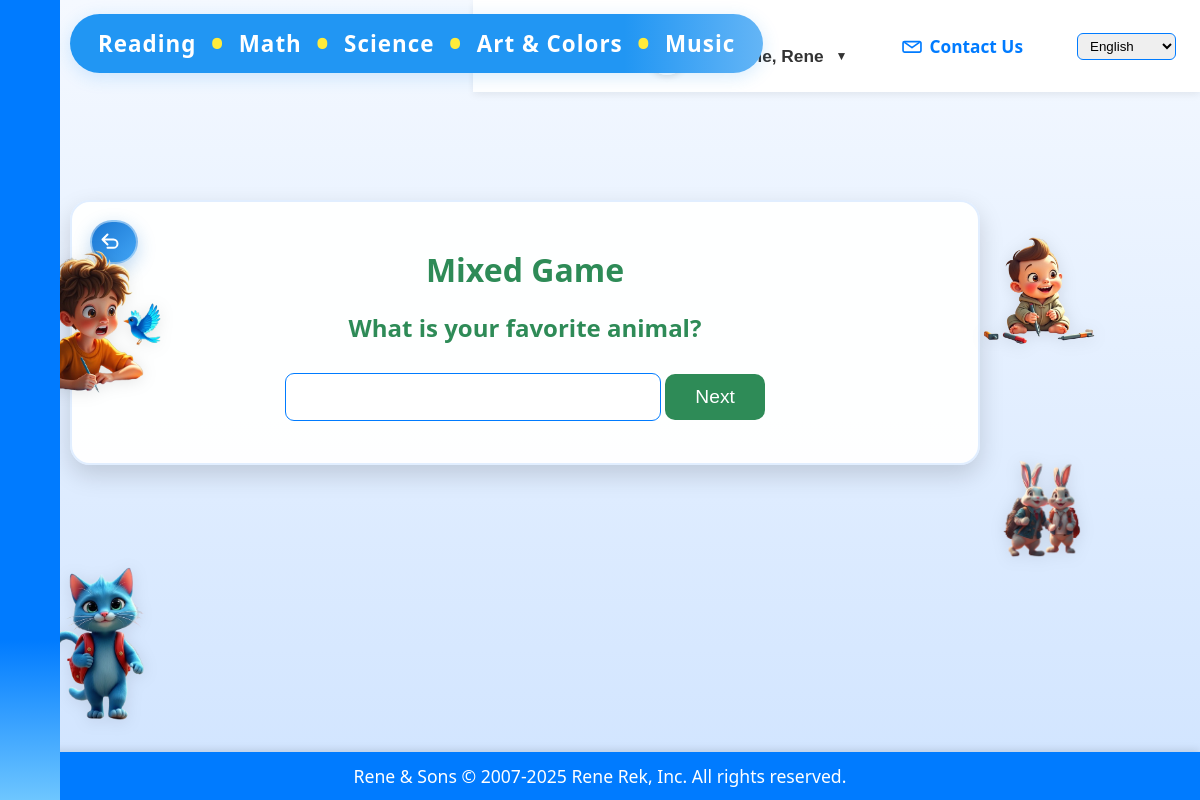
The page /quiz/mixed-game/ (signed in) on the database its author committed.
### quiz/models.py (models this page shows, shortened)
class UserProfile(models.Model):
    user = models.OneToOneField(User, on_delete=models.CASCADE, related_name="profile")
    first_name = models.CharField(max_length=100)
    last_name = models.CharField(max_length=100, blank=True)
    age = models.PositiveIntegerField(null=True, blank=True)
    age_group = models.CharField(max_length=20, blank=True, choices=[
        ("3-5", "3-5 years"),
        ("6-8", "6-8 years"),
        ("9-12", "9-12 years"),
        ("other", "Other")
    ])
    city = models.CharField(max_length=120, blank=True)
    country = models.CharField(max_length=120, blank=True)
    profile_picture = models.ImageField(upload_to="profile_pics/", blank=True, null=True)
    theme = models.CharField(max_length=20, blank=True, choices=[
        ("light", "Light"),
        ("dark", "Dark"),
        ("forest", "Forest"),
        ("ocean", "Ocean"),
        ("space", "Space")
    ], default="light")
    sound_music = models.BooleanField(default=True)
    sound_voice = models.BooleanField(default=True)
    language = models.CharField(max_length=20, blank=True, default="en")
    created_at = models.DateTimeField(auto_now_add=True)

### quiz/views_mixed.py (the view, shortened to what this page needs)
# urls.py: path("mixed-game/", mixed_game, name="mixed_game"),
def mixed_game(request):
    game_types = ["math", "animal", "fruit", "spelling", "time", "basic", "correct_spelling", "rearrange_spelling"]
    pick_new = request.method == "GET" or request.session.get("mixed_correct", True)
    if pick_new:
        game_type = random.choice(game_types)
        request.session["mixed_type"] = game_type
        request.session["mixed_correct"] = False
        if game_type == "math":
            a, b = random.randint(1, 20), random.randint(1, 20)
            op = random.choice(["+", "-", "×", "÷"])
            if op == "+":
                answer = a + b
                qtext = f"{a} + {b} = ?"
            elif op == "-":
                if b > a:
                    a, b = b, a
                answer = a - b
                qtext = f"{a} - {b} = ?"
            elif op == "×":
                a = random.randint(1, 12)
                b = random.randint(1, 12)
                answer = a * b
                qtext = f"{a} × {b} = ?"
            else:  # ÷
                b = random.randint(2, 12)
                answer = random.randint(2, 15)
                a = answer * b
                qtext = f"{a} ÷ {b} = ?"
            request.session["mixed_math_answer"] = answer
            question_context = {"question": qtext, "game_type": "math", "math_answer": answer}
        elif game_type == "spelling":
            word = random.choice(SPELLING_WORDS)
            request.session["mixed_spelling_word"] = word
            question_context = {"spelling_word": word, "game_type": "spelling"}
        elif game_type == "basic":
            questions = [
                "How old are you?", "What is your favorite color?", "What is your favorite animal?", "What is your favorite food?", "What is your favorite game?", "What is your favorite book?", "What do you want to be when you grow up?", "What makes you happy?"
            ]
            q = random.choice(questions)
            question_context = {"basic_question": q, "game_type": "basic"}
        request.session["mixed_question_context"] = question_context
    else:
        game_type = request.session.get("mixed_type", "math")
        question_context = request.session.get("mixed_question_context", {})
    context = dict(question_context)
    context["game_type"] = game_type
    context["result"] = None
    return render(request, "quiz/mixed_game.html", context)

### quiz/context_processors.py (called while the page is built)
def theme_context(request):
    theme = 'light'
    if request.user.is_authenticated:
        profile = getattr(request.user, 'profile', None)
        if profile and getattr(profile, 'theme', None):
            theme = profile.theme
    if 'theme' in request.session:
        theme = request.session['theme']
    return {'active_theme': theme}

### quiz/templates/quiz/mixed_game.html (shortened to what this page needs)
{% extends "base.html" %}
{% load static %}
{% load i18n %}
{% block site_banner %}{% include "quiz/includes/game_site_banner.html" %}{% endblock %}
{% block content %}
<div class="container game-page" style="text-align:center;">
    {% include "quiz/includes/game_back_button.html" with aria_label="Back to games menu" label="Back" %}
    <h1 style="margin-top:0.5em;">Mixed Game</h1>
    <div id="game-board" class="game-board{% if result is not None %} is-hidden-during-feedback{% endif %}" aria-live="polite">
    {% if game_type == "math" %}
        <h2>{{ question }}</h2>
        <form method="post">{% csrf_token %}
            <input type="number" name="answer" required autofocus style="width:100%;max-width:320px;padding:12px;font-size:1.1rem;border-radius:9px;border:1.5px solid #007bff;margin-bottom:12px;text-align:center;" />
            <button type="submit">Submit</button>
        </form>
    {% elif game_type == "basic" %}
        <h2>{{ basic_question }}</h2>
        <form method="post">{% csrf_token %}
            <input type="text" name="answer" required autofocus style="width:100%;max-width:350px;padding:12px;font-size:1.15rem;border-radius:9px;border:1.5px solid #007bff;margin-bottom:12px;" />
            <button type="submit">Next</button>
        </form>
    {% endif %}
    </div>
</div>
{% endblock %}

### quiz/templates/base.html (shortened to what this page needs)
{% load static %}
<!DOCTYPE html>
<html lang="en">
<head>
    <link rel="stylesheet" href="{% static 'quiz/style.css' %}">
    <link rel="stylesheet" href="{% static 'quiz/extra.css' %}">
    <link rel="stylesheet" href="{% static 'quiz/themes.css' %}">
</head>
<body class="theme-{{ active_theme|default:'light' }}" data-side-image-mode="{% block side_image_mode %}dynamic{% endblock %}">
    {% block site_banner %}{% endblock site_banner %}
    <div class="top-nav">
        <a href="/" class="top-nav-link">
            <span class="nav-icon" aria-hidden="true">
                <svg xmlns="http://www.w3.org/2000/svg" viewBox="0 0 24 24" fill="none" stroke="currentColor" stroke-width="2.2" stroke-linecap="round" stroke-linejoin="round">
                    <path d="M3 10.75L12 4l9 6.75" />
                    <path d="M5.5 11V20a1.5 1.5 0 0 0 1.5 1.5h10a1.5 1.5 0 0 0 1.5-1.5V11" />
                    <path d="M9.5 21V14.5h5V21" />
                </svg>
            </span>
            <span class="nav-label">Home</span>
        </a>
        {% if user.is_authenticated %}
            {% with user.profile as profile %}
            {% with profile.first_name as fname %}
            <div class="dropdown" style="display:inline-block; position:relative;">
                <button type="button" class="dropdown-toggle">
                    {% if profile.profile_picture %}
                    <span class="welcome-avatar">
                        <img src="{{ profile.profile_picture.url }}" alt="{{ fname|default:user.username|title }} profile picture">
                    </span>
                    {% endif %}
                    <span class="welcome-text">Welcome, {{ fname|default:user.username|title }}</span>
                    <span class="welcome-caret" aria-hidden="true">&#x25BC;</span>
                </button>
            </div>
            {% endwith %}
            {% endwith %}
        {% else %}
            <a href="/quiz/login/">Login</a>
        {% endif %}
        <a href="/quiz/contact/" class="top-nav-link">
            <span class="nav-icon" aria-hidden="true">
            </span>
            <span class="nav-label">Contact Us</span>
        </a>
        <form action="{% url 'set_language' %}" method="post" style="display:inline; margin-left:18px;">
            <select name="language" onchange="this.form.submit()" style="padding:4px 8px; border-radius:6px; border:1px solid #007bff;">
                <option value="en" {% if LANGUAGE_CODE == 'en' %}selected{% endif %}>English</option>
            </select>
        </form>
    </div>
    <div class="sidebar">
        <div class="sidebar-content">
        </div>
    </div>
    <div class="main-content">
        {% block content %}{% endblock %}
    </div>
    <div class="bottom-banner" style="margin-top:auto;">
        Rene & Sons © 2007-2025 Rene Rek, Inc. All rights reserved.
    </div>
</html>

### quiz/static/quiz/style.css (style rules this page uses)
input[type="number"], input[type="text"] { font-size: 1.1rem; padding: 7px; max-width: 98vw; border-radius: 7px; }
button { font-size: 1em; padding: 10px 18px; border-radius: 8px; margin-top: 12px; }
.bottom-banner { font-size: 0.95em; padding: 8px 0; }
body { font-family: 'Comic Sans MS', 'Segoe UI', Arial, sans-serif; background: linear-gradient(270deg, #ffb347, #ffccff, #b3e6ff, #baffc9, #ffd6e0, #f3ffbd, #c1c8e4); background-size: 1400% 1400%; animation: rainbowBG 18s ease infinite; margin: 0; padding: 0; min-height: 100vh; }
.game-page { position: relative; }
.container { max-width: 800px; margin: 50px auto; background: rgba(255, 255, 255, 0.9); padding: 30px; border-radius: 16px; box-shadow: 0 4px 16px rgba(0,0,0,0.12); text-align: center; }
h1, h2 { color: #2e8b57; margin-bottom: 10px; }
input[type="number"], input[type="text"] { font-size: 1.5rem; padding: 10px; width: 100%; max-width: 400px; border: 2px solid #007bff; border-radius: 10px; margin-top: 10px; text-align: center; }
button { font-size: 1.2rem; padding: 12px 30px; margin-top: 20px; background: #2e8b57; color: #fff; border: none; border-radius: 10px; cursor: pointer; transition: all 0.3s; }

### quiz/static/quiz/extra.css (style rules this page uses)
body { background-color: #f5f9ff !important; background-image: linear-gradient(to bottom, #f5f9ff 0%, #d0e4ff 100%) !important; background-attachment: fixed !important; background-size: cover !important; }
.container { background-color: rgba(255, 255, 255, 0.95) !important; max-width: 850px !important; padding: 30px !important; border-radius: 20px !important; box-shadow: 0 10px 25px rgba(0, 0, 0, 0.15) !important; margin: 40px auto !important; text-align: center !important; color: #333 !important; text-shadow: none !important; border: 2px solid #e1eeff !important; }

### quiz/static/quiz/themes.css (style rules this page uses)
body.theme-dark { background: #181c24; color: #f8f9fa; }

### quiz/templates/base.html (style rules this page uses)
.sidebar { position: fixed; top: 0; left: 0; height: 100vh; width: 60px; background: linear-gradient(180deg, #007bff 80%, #6ec6ff 100%); z-index: 2500; transition: width 0.3s cubic-bezier(.4,0,.2,1); overflow-x: hidden; }
.sidebar .sidebar-content { display: flex; flex-direction: column; align-items: flex-start; padding: 20px 10px 10px 10px; height: 100%; }
.bottom-banner { width: 100vw; position: relative; left: 0; bottom: 0; background: #007bff; color: #fff; text-align: center; padding: 12px 0; font-size: 1.1rem; font-family: 'Segoe UI',Arial,sans-serif; z-index: 999; box-shadow: 0 -2px 8px rgba(0,0,0,0.12); flex-shrink: 0; }
.main-content { margin-left: 70px; margin-right: 220px; transition: margin-left 0.3s cubic-bezier(.4,0,.2,1); z-index: 1; flex: 1 0 auto; }
.top-nav { position: absolute; top: 0; right: 0; width: auto; background: rgba(255,255,255,0.95); z-index: 2000; padding: 10px 24px; display: flex; gap: 18px; align-items: center; box-shadow: 0 2px 8px rgba(0,0,0,0.08); }
.top-nav a { color: #007bff; font-weight: bold; text-decoration: none; font-size: 1.08rem; padding: 7px 18px; border-radius: 8px; transition: background 0.2s; display: inline-flex; align-items: center; gap: 8px; }
.top-nav .nav-icon { display: inline-flex; align-items: center; justify-content: center; width: 20px; height: 20px; }
.top-nav .nav-icon svg { width: 100%; height: 100%; }
.top-nav .dropdown-toggle { display: inline-flex; align-items: center; gap: 10px; font-weight: bold; color: #333; background: none; border: none; font-size: 1.08rem; padding: 7px 18px; border-radius: 8px; cursor: pointer; }
.top-nav .welcome-avatar { width: 34px; height: 34px; border-radius: 50%; overflow: hidden; border: 2px solid rgba(255,255,255,0.8); box-shadow: 0 2px 6px rgba(0,0,0,0.12); }
.top-nav .welcome-avatar img { width: 100%; height: 100%; object-fit: cover; display: block; }
.top-nav .welcome-caret { font-size: 0.7em; margin-left: 2px; }

### quiz/templates/quiz/includes/game_site_banner.html (style rules this page uses)
body { min-height: 100vh; display: flex; flex-direction: column; }
.main-content { padding-top: 160px; }

### rows shown on the page
UserProfile: profile_picture (picture), first_name.username "Rene"
